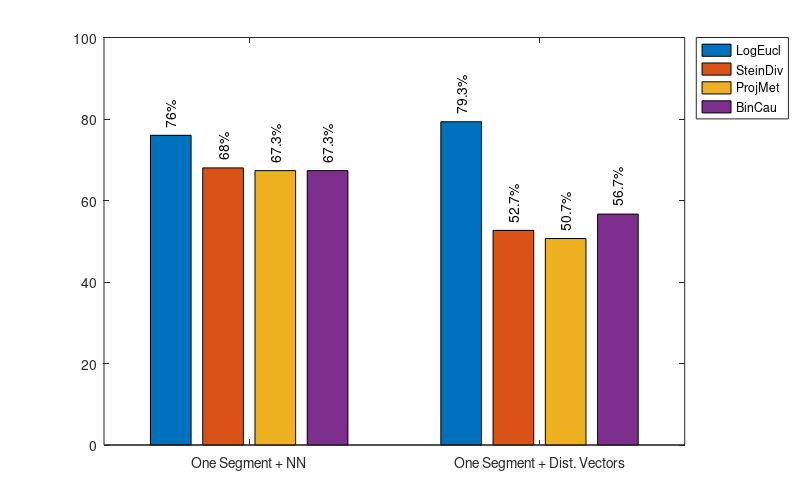

Write the MATLAB code that produced this figure.

clear all
close all
clc
%optimal p for Grassmann Manifolds & Removing nor_svm and Overlapping

all = [ 76.0000   68.0000   67.3333   67.3333;
    79.3333   52.6667   50.6667   56.6667    ];


Xlabel = {'One Segment + NN';'One Segment + Dist. Vectors'};

h =  bar(all);
ybuff=2;
for i=1:length(h)
    XDATA=get(get(h(i),'Children'),'XData');
    YDATA=get(get(h(i),'Children'),'YData');
    for j=1:size(XDATA,2)
        x=XDATA(1,j)+(XDATA(3,j)-XDATA(1,j))/2;
        y=YDATA(2,j)+ybuff;
        t=[num2str(YDATA(2,j),3) ,'%'];
        text(x,y,t,'Color','k','HorizontalAlignment','left','Rotation',90)
    end
end

ylim([0 100])
set(gca,'XTickLabel',Xlabel);

l= cell(1,4);
l{1}='LogEucl'; l{2}='SteinDiv'; l{3}='ProjMet'; l{4}='BinCau';
legend(h,l, 'Location', 'BestOutside');



width = 8;     % Width in inches
height = 5;    % Height in inches
alw = 0.75;    % AxesLineWidth
fsz = 10;      % Fontsize
lw = 1.5;      % LineWidth
msz = 8;       % MarkerSize

set(gcf,'InvertHardcopy','on');
set(gcf,'PaperUnits', 'inches');
papersize = get(gcf, 'PaperSize');
left = (papersize(1)- width)/2;
bottom = (papersize(2)- height)/2;
myfiguresize = [left, bottom, width, height];
set(gcf,'PaperPosition', myfiguresize);


%Home
%print('/media/johanna/HD1T/latex-svn/study-paper-report/v3/images/summary_shift0_II','-dpng','-r300');

%Nicta
print('/home/johanna/latex-svn/study-paper-reports/v5/images/summary_shift0_III','-dpng','-r300');